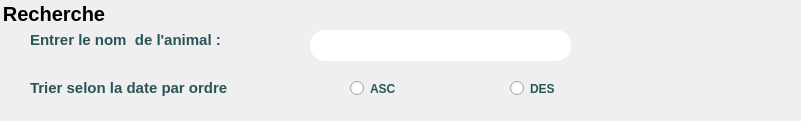
    <widget class="QGroupBox" name="groupBox_2">
     <property name="geometry">
      <rect>
       <x>540</x>
       <y>30</y>
       <width>801</width>
       <height>121</height>
      </rect>
     </property>
     <property name="palette">
      <palette>
       <active>
        <colorrole role="Button">
         <brush brushstyle="SolidPattern">
          <color alpha="255">
           <red>41</red>
           <green>85</green>
           <blue>89</blue>
          </color>
         </brush>
        </colorrole>
       </active>
       <inactive>
        <colorrole role="Button">
         <brush brushstyle="SolidPattern">
          <color alpha="255">
           <red>41</red>
           <green>85</green>
           <blue>89</blue>
          </color>
         </brush>
        </colorrole>
       </inactive>
       <disabled>
        <colorrole role="Button">
         <brush brushstyle="SolidPattern">
          <color alpha="255">
           <red>41</red>
           <green>85</green>
           <blue>89</blue>
          </color>
         </brush>
        </colorrole>
       </disabled>
      </palette>
     </property>
     <property name="font">
      <font>
       <family>Arial</family>
       <pointsize>-1</pointsize>
       <weight>75</weight>
       <italic>false</italic>
       <bold>true</bold>
      </font>
     </property>
     <property name="styleSheet">
      <string notr="true">border-radius:15px;

border:3px solid &quot;#cdf830&quot;;
	font-family:Arial;
    font: bold ;
	font-size:20px;
</string>
     </property>
     <property name="title">
      <string>Recherche</string>
     </property>
     <widget class="QLineEdit" name="rechAnimal">
      <property name="geometry">
       <rect>
        <x>310</x>
        <y>30</y>
        <width>261</width>
        <height>31</height>
       </rect>
      </property>
      <property name="styleSheet">
       <string notr="true">border-radius:15px;

border:3px solid &quot;#f9eed2&quot;;
</string>
      </property>
     </widget>
     <widget class="QLabel" name="label_18">
      <property name="geometry">
       <rect>
        <x>30</x>
        <y>30</y>
        <width>191</width>
        <height>20</height>
       </rect>
      </property>
      <property name="styleSheet">
       <string notr="true">border:0px solid &quot;#f9eed2&quot;;
	font-family:Arial;
    font: bold ;
	font-size:15px;
color: rgb(41, 85, 89);
	</string>
      </property>
      <property name="text">
       <string>Entrer le nom  de l'animal :</string>
      </property>
     </widget>
     <widget class="QLabel" name="label_19">
      <property name="geometry">
       <rect>
        <x>30</x>
        <y>80</y>
        <width>201</width>
        <height>16</height>
       </rect>
      </property>
      <property name="styleSheet">
       <string notr="true">border:0px solid &quot;#f9eed2&quot;;
	font-family:Arial;
    font: bold ;
	font-size:15px;
color: rgb(41, 85, 89);
	
</string>
      </property>
      <property name="text">
       <string>Trier selon la date par ordre :</string>
      </property>
     </widget>
     <widget class="QRadioButton" name="ASC">
      <property name="geometry">
       <rect>
        <x>350</x>
        <y>80</y>
        <width>82</width>
        <height>17</height>
       </rect>
      </property>
      <property name="styleSheet">
       <string notr="true">border:0px solid &quot;#f9eed2&quot;;
	font-family:Arial;
    font: bold ;
	font-size:12px;
color: rgb(41, 85, 89);
	
</string>
      </property>
      <property name="text">
       <string>ASC</string>
      </property>
     </widget>
     <widget class="QRadioButton" name="radioButton_2">
      <property name="geometry">
       <rect>
        <x>510</x>
        <y>80</y>
        <width>82</width>
        <height>17</height>
       </rect>
      </property>
      <property name="styleSheet">
       <string notr="true">border:0px solid &quot;#f9eed2&quot;;
	font-family:Arial;
    font: bold ;
	font-size:12px;
color: rgb(41, 85, 89);
	
</string>
      </property>
      <property name="text">
       <string>DES</string>
      </property>
     </widget>
    </widget>
